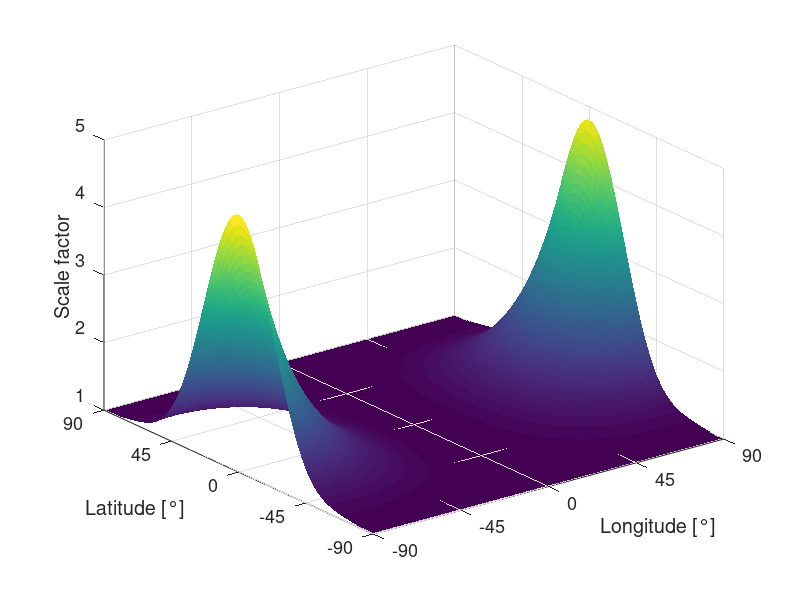

Here is the MATLAB script that generated this plot:
clear all
close all
clc
%Superfície de distorção para a projeção Mercator
%Baseado nas equações apresentadas em Snyder (1926)

%Lon0:       Longitude do centro da projeção (meridiano central)
%Lat0:       Latitude média ou latitude escolhida como origem do sistema de
             %coordenadas retangulares da projeção
%Lat1, Lat2: Paralelos padrão
%h:          Fator de escala relativo ao longo dos meridianos
%k:          Fator de escala relativo ao longo dos paralelos
%w:          Máxima deformação angular num dado ponto da projeção
%X, Y:       Coordenadas retangulares da projeção
%R:          Raio da esfera de referência (km)

LimLat1 = -90;
LimLat2 =  90;
StepLat =  1;
LimLon1 = -90;
LimLon2 =  90;
StepLon =  1;

Lon0 = 0;

% Parâmetros GRS80 
a  = 6378137/1000;%km
e2 = 0.00669437999015;
e  = sqrt(e2);

%Definição do reticulado
[Lon,Lat] = meshgrid(LimLon1:StepLon:LimLon2,LimLat1:StepLat:LimLat2);
Lon = deg2rad(Lon);
Lat = deg2rad(Lat);

e2l = e2 / (1 - e2);%e2l = e2 linha = segunda excentricidade
N   = a ./ sqrt(1 - e2 * sin(Lat).^2);
T   = tan(Lat).^2;
C   = e2l * cos(Lat).^2;
A   = (Lon - Lon0) .* cos(Lat);

%Usando auxiliares no cálculo de M
aux1 = 1 - (e2 / 4) - (3 * e^4 / 64) - (5 * e^6 / 256);
aux2 = (3 * e2 / 8) + (3 * e^4 / 32) + (45 * e^6 / 1024);
aux3 = (15 * e^4 / 256) + (45 * e^6 / 1024);
aux4 = 35 * e^6 / 3072;

%Fator de escala
r1 = 1 + C;
r2 = 5 - 4 * T + 42 * C + 13 * C.^2 - 28 * e2l;
r3 = 61 - 148 * T + 16 * T.^2;


m  = 1 + (r1 .* A.^2 / 2) + (r2 .* A.^4 / 24) + (r3 .* A.^6 / 720);

%Plotando a distorção
figure,surf(rad2deg(Lon),rad2deg(Lat),m,'EdgeColor','none');
%colormap jet;
xlabel('Longitude [°]'),ylabel('Latitude [°]'),zlabel('Scale factor');
xlim([-90 90]);
ylim([-90 90]);
set(gca,'XTick',-90:45:90);
set(gca,'YTick',-90:45:90);
%grid on;
set(gca,'FontSize',13);
saveas(gcf,'dist_transverse_mercator','png');